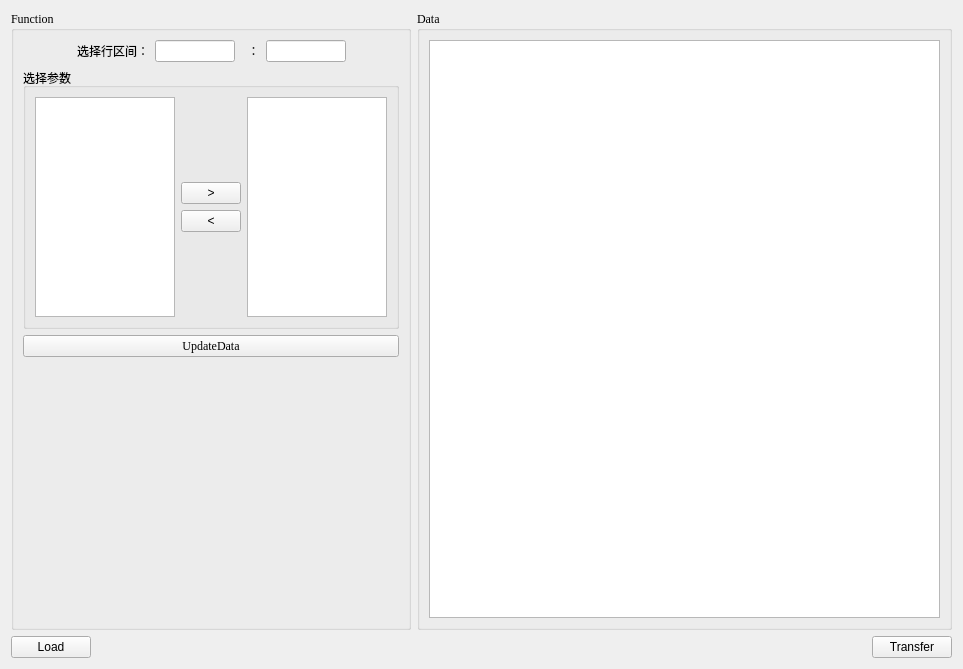
<?xml version="1.0" encoding="UTF-8"?>
<ui version="4.0">
 <class>DataTable</class>
 <widget class="QWidget" name="DataTable">
  <property name="geometry">
   <rect>
    <x>0</x>
    <y>0</y>
    <width>963</width>
    <height>669</height>
   </rect>
  </property>
  <property name="windowTitle">
   <string/>
  </property>
  <layout class="QVBoxLayout" name="verticalLayout_4">
   <item>
    <layout class="QHBoxLayout" name="horizontalLayout_4">
     <item>
      <widget class="QGroupBox" name="groupBox_2">
       <property name="maximumSize">
        <size>
         <width>400</width>
         <height>16777215</height>
        </size>
       </property>
       <property name="font">
        <font>
         <family>Times New Roman</family>
        </font>
       </property>
       <property name="title">
        <string>Function</string>
       </property>
       <layout class="QVBoxLayout" name="verticalLayout_3">
        <item>
         <layout class="QHBoxLayout" name="horizontalLayout">
          <item>
           <spacer name="horizontalSpacer_5">
            <property name="orientation">
             <enum>Qt::Horizontal</enum>
            </property>
            <property name="sizeHint" stdset="0">
             <size>
              <width>40</width>
              <height>20</height>
             </size>
            </property>
           </spacer>
          </item>
          <item>
           <widget class="QLabel" name="label_2">
            <property name="text">
             <string>选择行区间：</string>
            </property>
           </widget>
          </item>
          <item>
           <widget class="QLineEdit" name="lE_row_start">
            <property name="maximumSize">
             <size>
              <width>80</width>
              <height>16777215</height>
             </size>
            </property>
           </widget>
          </item>
          <item>
           <widget class="QLabel" name="label">
            <property name="font">
             <font>
              <family>System</family>
             </font>
            </property>
            <property name="text">
             <string>  ：</string>
            </property>
           </widget>
          </item>
          <item>
           <widget class="QLineEdit" name="lE_row_end">
            <property name="maximumSize">
             <size>
              <width>80</width>
              <height>16777215</height>
             </size>
            </property>
           </widget>
          </item>
          <item>
           <spacer name="horizontalSpacer">
            <property name="orientation">
             <enum>Qt::Horizontal</enum>
            </property>
            <property name="sizeHint" stdset="0">
             <size>
              <width>40</width>
              <height>20</height>
             </size>
            </property>
           </spacer>
          </item>
         </layout>
        </item>
        <item>
         <widget class="QGroupBox" name="groupBox_3">
          <property name="title">
           <string>选择参数</string>
          </property>
          <layout class="QHBoxLayout" name="horizontalLayout_3">
           <item>
            <widget class="QTableWidget" name="tW_original">
             <property name="maximumSize">
              <size>
               <width>180</width>
               <height>16777215</height>
              </size>
             </property>
            </widget>
           </item>
           <item>
            <spacer name="horizontalSpacer_3">
             <property name="orientation">
              <enum>Qt::Horizontal</enum>
             </property>
             <property name="sizeHint" stdset="0">
              <size>
               <width>40</width>
               <height>20</height>
              </size>
             </property>
            </spacer>
           </item>
           <item>
            <layout class="QVBoxLayout" name="verticalLayout_2">
             <item>
              <spacer name="verticalSpacer">
               <property name="orientation">
                <enum>Qt::Vertical</enum>
               </property>
               <property name="sizeHint" stdset="0">
                <size>
                 <width>20</width>
                 <height>40</height>
                </size>
               </property>
              </spacer>
             </item>
             <item>
              <widget class="QPushButton" name="btn_select">
               <property name="maximumSize">
                <size>
                 <width>60</width>
                 <height>16777215</height>
                </size>
               </property>
               <property name="font">
                <font>
                 <family>System</family>
                </font>
               </property>
               <property name="text">
                <string>&gt;</string>
               </property>
              </widget>
             </item>
             <item>
              <widget class="QPushButton" name="btn_delete">
               <property name="maximumSize">
                <size>
                 <width>60</width>
                 <height>16777215</height>
                </size>
               </property>
               <property name="font">
                <font>
                 <family>System</family>
                </font>
               </property>
               <property name="text">
                <string>&lt;</string>
               </property>
              </widget>
             </item>
             <item>
              <spacer name="verticalSpacer_2">
               <property name="orientation">
                <enum>Qt::Vertical</enum>
               </property>
               <property name="sizeHint" stdset="0">
                <size>
                 <width>20</width>
                 <height>40</height>
                </size>
               </property>
              </spacer>
             </item>
            </layout>
           </item>
           <item>
            <spacer name="horizontalSpacer_4">
             <property name="orientation">
              <enum>Qt::Horizontal</enum>
             </property>
             <property name="sizeHint" stdset="0">
              <size>
               <width>40</width>
               <height>20</height>
              </size>
             </property>
            </spacer>
           </item>
           <item>
            <widget class="QTableWidget" name="tW_select">
             <property name="maximumSize">
              <size>
               <width>180</width>
               <height>16777215</height>
              </size>
             </property>
            </widget>
           </item>
          </layout>
         </widget>
        </item>
        <item>
         <widget class="QPushButton" name="btn_updateData">
          <property name="text">
           <string>UpdateData</string>
          </property>
         </widget>
        </item>
        <item>
         <spacer name="verticalSpacer_3">
          <property name="orientation">
           <enum>Qt::Vertical</enum>
          </property>
          <property name="sizeHint" stdset="0">
           <size>
            <width>20</width>
            <height>40</height>
           </size>
          </property>
         </spacer>
        </item>
       </layout>
      </widget>
     </item>
     <item>
      <widget class="QGroupBox" name="groupBox">
       <property name="font">
        <font>
         <family>Times New Roman</family>
        </font>
       </property>
       <property name="title">
        <string>Data</string>
       </property>
       <layout class="QVBoxLayout" name="verticalLayout">
        <item>
         <widget class="QTableView" name="tV_DataShow"/>
        </item>
       </layout>
      </widget>
     </item>
    </layout>
   </item>
   <item>
    <layout class="QHBoxLayout" name="horizontalLayout_2">
     <item>
      <widget class="QPushButton" name="btn_Load">
       <property name="text">
        <string>Load</string>
       </property>
      </widget>
     </item>
     <item>
      <spacer name="horizontalSpacer_2">
       <property name="orientation">
        <enum>Qt::Horizontal</enum>
       </property>
       <property name="sizeHint" stdset="0">
        <size>
         <width>40</width>
         <height>20</height>
        </size>
       </property>
      </spacer>
     </item>
     <item>
      <widget class="QPushButton" name="btn_Transfer">
       <property name="text">
        <string>Transfer</string>
       </property>
      </widget>
     </item>
    </layout>
   </item>
  </layout>
 </widget>
 <resources/>
 <connections/>
</ui>
